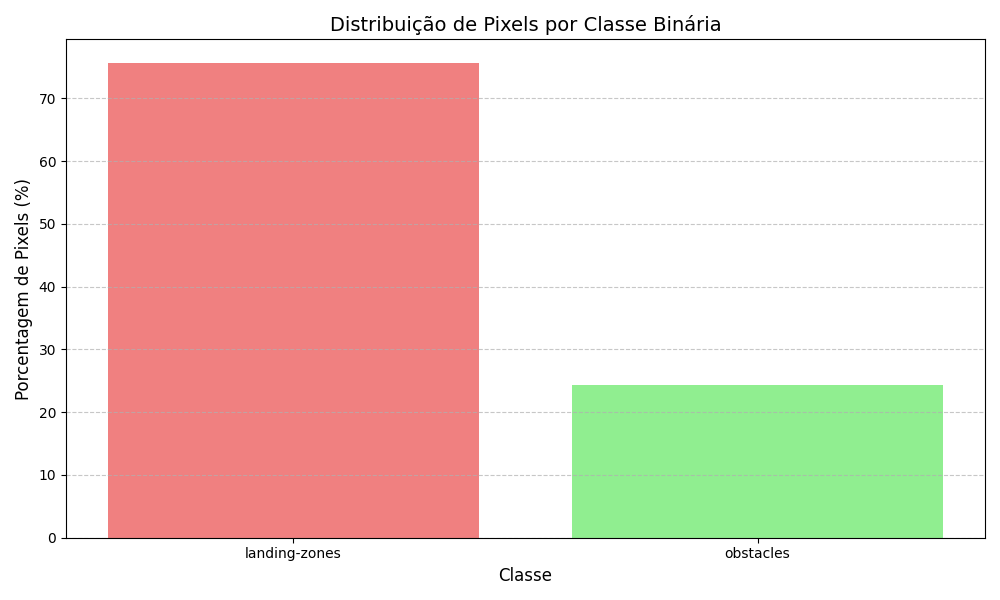

This figure's Python source:
import cv2
import numpy as np
import os
import matplotlib.pyplot as plt


def _validate_masks_directory(directory_path):   
    print(f"\n--- Verificando o Diretório ---")
    if not os.path.isdir(directory_path):
        print(f"ERRO: O diretório '{directory_path}' NÃO FOI ENCONTRADO.")
        return [], 0

    mask_files_list = [f for f in os.listdir(directory_path) if f.lower().endswith((".png", ".jpg"))]
    total_found_masks = len(mask_files_list)

    if total_found_masks == 0:
        print(f"ERRO: NENHUM arquivo de imagem encontrado em '{directory_path}'.")
        return [], 0

    print(f"SUCESSO: Encontrados {total_found_masks} imagens.")
    return mask_files_list, total_found_masks

def _count_pixels_in_masks(masks_directory, mask_files_list, rgb_to_binary_id_map, binary_id_to_name_map, color_tolerance=5): 
    class_pixel_counts_dict = {name: 0 for name in binary_id_to_name_map.values()}
    
    print(f"\nIniciando a contagem de pixels nas máscaras...")
    processed_count = 0

    for mask_filename in mask_files_list:
        mask_path = os.path.join(masks_directory, mask_filename)
        mask_image = cv2.imread(mask_path, cv2.IMREAD_COLOR) 
        mask_image = cv2.cvtColor(mask_image, cv2.COLOR_BGR2RGB)

        if mask_image is None:
            print(f"Aviso: Não foi possível carregar a máscara '{mask_filename}'. Retornou None. Formato inválido ou corrompido?")
            continue
        
        if processed_count == 0:            
            unique_rgb_tuples_debug = []
            reshaped_image_debug = mask_image.reshape(-1, 3)
            unique_rgb_set_debug = {tuple(pixel) for pixel in reshaped_image_debug}
            unique_rgb_tuples_debug = sorted(list(unique_rgb_set_debug))

            print(f"Todos os valores RGB únicos nesta máscara:")
            for rgb_val in unique_rgb_tuples_debug:
                print(f"  {rgb_val}")
            print("-" * 50)
       
        remapped_mask = np.full(mask_image.shape[:2], 255, dtype=np.uint8)

        for rgb_tuple, binary_id in rgb_to_binary_id_map.items():
            target_r, target_g, target_b = rgb_tuple
            
            min_r, max_r = max(0, target_r - color_tolerance), min(255, target_r + color_tolerance)
            min_g, max_g = max(0, target_g - color_tolerance), min(255, target_g + color_tolerance)
            min_b, max_b = max(0, target_b - color_tolerance), min(255, target_b + color_tolerance)
            
            match_r = (mask_image[:,:,0] >= min_r) & (mask_image[:,:,0] <= max_r)
            match_g = (mask_image[:,:,1] >= min_g) & (mask_image[:,:,1] <= max_g)
            match_b = (mask_image[:,:,2] >= min_b) & (mask_image[:,:,2] <= max_b)
            
            matches_color_with_tolerance = match_r & match_g & match_b
            
            remapped_mask[matches_color_with_tolerance] = binary_id
        
        if processed_count == 0:
            unique_vals_remapped = np.unique(remapped_mask)
            print(f"Valores de pixel únicos APÓS remapeamento (máx 20): {unique_vals_remapped[:20]}")
            if not np.any(remapped_mask == 0) and not np.any(remapped_mask == 1):
                print("Aviso: Após o remapeamento, a máscara não contém 0s ou 1s esperados.")
            if 255 in unique_vals_remapped:
                 print(f"Aviso: Ainda existem {np.sum(remapped_mask == 255)} pixels não mapeados (valor 255).")
            print("-" * 50)

        unique_target_ids, counts = np.unique(remapped_mask, return_counts=True)
        
        for i, target_id_val in enumerate(unique_target_ids):
            if target_id_val != 255 and target_id_val in binary_id_to_name_map:
                class_name = binary_id_to_name_map[target_id_val]
                class_pixel_counts_dict[class_name] += counts[i]
            elif target_id_val == 255:
                pass 
            else:
                print(f"Aviso: Máscara '{mask_filename}' contém pixels com ID de classe binária '{target_id_val}' desconhecido (não 0, 1 ou 255).")

        processed_count += 1
        if processed_count % 50 == 0:
            print(f"Processados {processed_count}/{len(mask_files_list)} arquivos...")

    print("\n--- Processamento Concluído ---")
    return class_pixel_counts_dict

def _calculate_and_print_distribution(pixel_counts, min_threshold_percentage_val, title_prefix=""):
    total_pixels_counted = sum(pixel_counts.values())

    if total_pixels_counted == 0:
        print(f"\nERRO FINAL: Nenhum pixel foi contado após o processamento para {title_prefix}.")
        return [], {}
    else:
        percentages_dict = {
            class_name: (count / total_pixels_counted) * 100
            for class_name, count in pixel_counts.items()
        }

        print(f"\n--- Distribuição de Classes ({title_prefix}) ---")
        sorted_info = sorted(pixel_counts.items(), key=lambda item: item[1], reverse=True)

        for class_name, count in sorted_info:
            print(f"Classe: {class_name:<15} | Pixels: {count:<15} | Porcentagem: {percentages_dict[class_name]:.2f}%")

        print(f"\n--- Possíveis Classes Minoritárias ({title_prefix} - abaixo de {min_threshold_percentage_val:.1f}%) ---")
        minority_found = False
        for class_name, percentage in sorted(percentages_dict.items(), key=lambda item: item[1]):
            if percentage < min_threshold_percentage_val:
                print(f"Classe: {class_name:<15} | Porcentagem: {percentage:.2f}%")
                minority_found = True
        if not minority_found:
            print(f"Nenhuma classe abaixo do threshold de {min_threshold_percentage_val:.1f}% foi identificada para {title_prefix}.")
        
        return sorted_info, percentages_dict

def _plot_distribution(sorted_class_data, percentages_data, plot_title="Distribuição de Pixels por Classe"):
    class_names_plot = [item[0] for item in sorted_class_data]
    percentages_plot = [percentages_data[name] for name in class_names_plot]
    
    plt.figure(figsize=(10, 6))
    plt.bar(class_names_plot, percentages_plot, color=['lightcoral', 'lightgreen'])
    plt.xlabel("Classe", fontsize=12)
    plt.ylabel("Porcentagem de Pixels (%)", fontsize=12)
    plt.title(plot_title, fontsize=14)
    plt.xticks(rotation=0, ha='center', fontsize=10)
    plt.yticks(fontsize=10)
    plt.grid(axis='y', linestyle='--', alpha=0.7)
    plt.tight_layout()
    plt.show()

binary_classes = {
    0: {0, 5, 6, 7, 8, 10, 11, 12, 13, 14, 15, 16, 17, 18, 19, 20},
    1: {1, 2, 3, 4, 9}
}

rgb_to_binary_id = {
    (204, 153, 255): 0, # 'obstacles'
    (0, 153, 153): 1   # CORRIGIDO: Esta é a cor real para 'landing-zones' / ID 1
}

binary_id_to_name = {
    0: 'obstacles',
    1: 'landing-zones'
}


# 2 - DEFINIÇÃO DO DIRETÓRIO DE MÁSCARAS BINÁRIAS
binary_masks_dir = "" # Defina o caminho para o diretório de máscaras binárias aqui

if __name__ == "__main__":
    binary_original_id_to_target_id = None 
    
    binary_mask_files, total_binary_masks_found = _validate_masks_directory(binary_masks_dir)
    
    if total_binary_masks_found > 0:
        # Passa o novo mapeamento rgb_to_binary_id e a tolerância de cor (pode ser menor agora, talvez 0 ou 1)
        binary_pixel_counts_result = _count_pixels_in_masks(binary_masks_dir, binary_mask_files, rgb_to_binary_id, binary_id_to_name, color_tolerance=1) # Tolerância ajustada para 1
        
        min_threshold_percentage = 2.0
        sorted_binary_class_info_final, binary_class_percentages_final = _calculate_and_print_distribution(binary_pixel_counts_result, min_threshold_percentage, "em Pixels Binários")
        
        if sorted_binary_class_info_final:
            _plot_distribution(sorted_binary_class_info_final, binary_class_percentages_final, "Distribuição de Pixels por Classe Binária")
